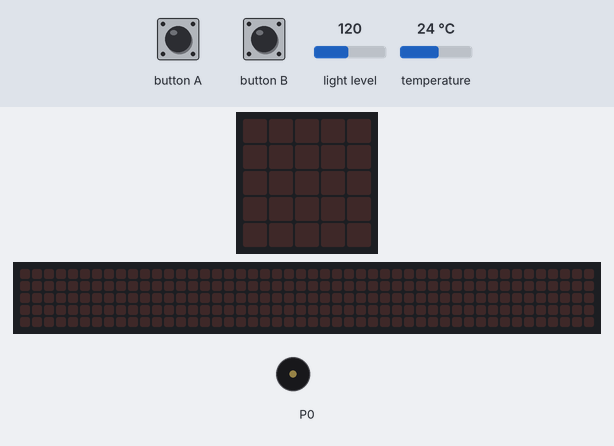
Simulated run of this program. Board: BBC micro:bit (MakeCode). Shown: the board's 5×5 LED display, a strip that is not on the board, showing the scrolling text unrolled, buzzer (waves = sounding). Inputs (shaded band) come from the test bench; at power-on: light level 120, temperature 24 °C. The 48×5 strip is a reading aid, not a part: it shows the text the display is scrolling, unrolled, one strip-width of it at a time.

Above: at 5.2 s.
5.3 s: button A pressed for 0.15 s
At 5.6 s:
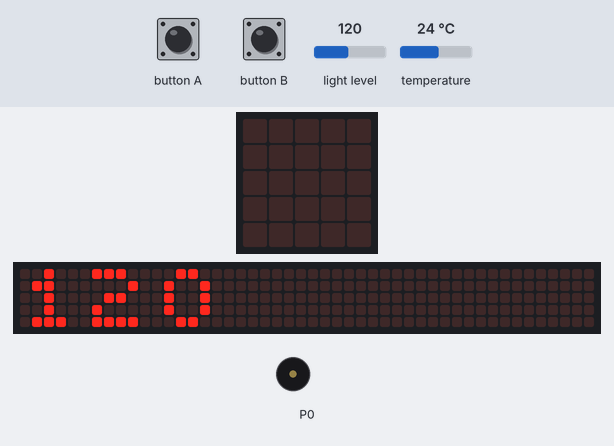
8.3 s: light level set to 5
At 11.1 s:
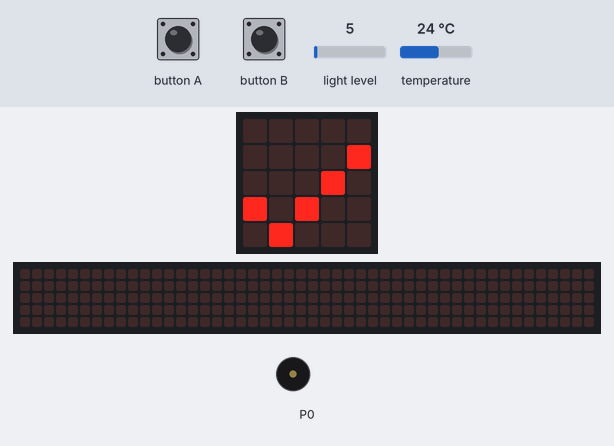
11.3 s: button B pressed for 0.15 s
At 14.0 s:
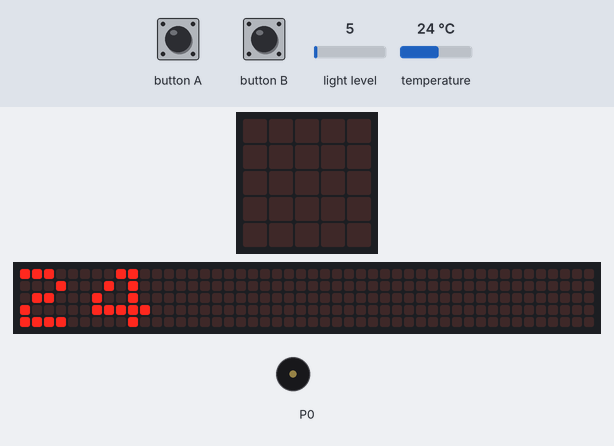
14.3 s: button A pressed for 0.15 s
17.4 s: light level set to 128
At 18.51 s:
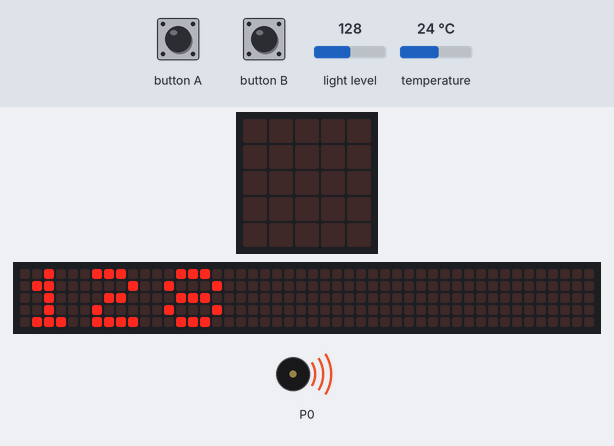
20.4 s: light level set to 64
At 22.73 s:
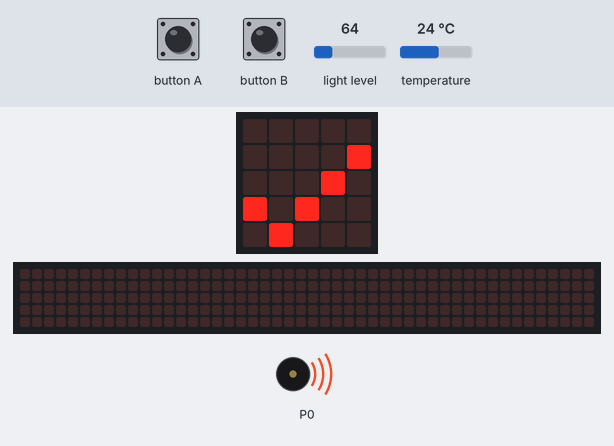
Timing chart, 0 to 24.4 s (numbered marks = the images above; inputs shaded):
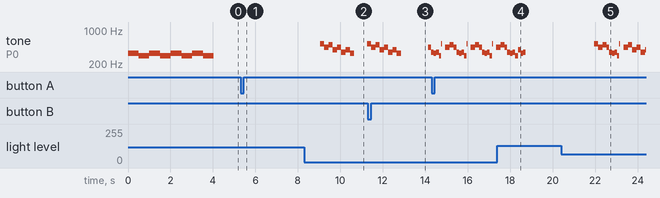

The program:

main.ts
```typescript
input.onButtonPressed(Button.A, function () {
    basic.showNumber(input.lightLevel())
    if (input.lightLevel() > 100) {
        for (let index = 0; index < 5; index++) {
            music.playMelody("B A G A F E A C5 ", 500)
            basic.showIcon(IconNames.No)
            basic.clearScreen()
        }
    } else if (input.lightLevel() < 100) {
        for (let index = 0; index < 5; index++) {
            music.playMelody("C5 A B G A F G E ", 303)
            basic.showIcon(IconNames.Yes)
            basic.clearScreen()
        }
    }
})
input.onButtonPressed(Button.B, function () {
    basic.showNumber(input.temperature())
    if (input.temperature() > 20) {
        for (let index = 0; index < 5; index++) {
            music.playMelody("A F E F D G E F ", 500)
            basic.showIcon(IconNames.Sad)
            basic.clearScreen()
        }
    } else if (input.temperature() < 10) {
        for (let index = 0; index < 5; index++) {
            music.playMelody("A F E F D G E F ", 303)
            basic.showIcon(IconNames.Happy)
            basic.clearScreen()
        }
    }
})
music.setVolume(64)
music.playMelody("E D E D E D E D ", 120)
```

test.ts
```typescript
// aquí va el archivo "tests"; esto no se compilará cuando este paquete se utilice como una extensión.
```

Measured:
- after the input at 5.3 s, the display: changes after 0.15 s (image 1)
- after the input at 11.3 s, the display: changes after 0.16 s (image 3)
- after the input at 17.4 s, tone on P0: goes on until 18.7 s, then stays silent; the display: first differs from a run without the input after 0.98 s (image 4)
- after the input at 20.4 s, the display: first differs from a run without the input after 2.2 s (image 5)
- by itself, tone on P0: repeats every 1.2 s: 349 Hz 0.13 s, 294 Hz 0.10 s, 523 Hz 0.02 s, silent 0.18 s, 440 Hz 0.20 s, 494 Hz 0.20 s, 440 Hz 0.13 s, 349 Hz 0.13 s, 330 Hz 0.13 s
- what the display in image 2 shows lasts 0.6 s, from 10.7 s to 11.3 s
